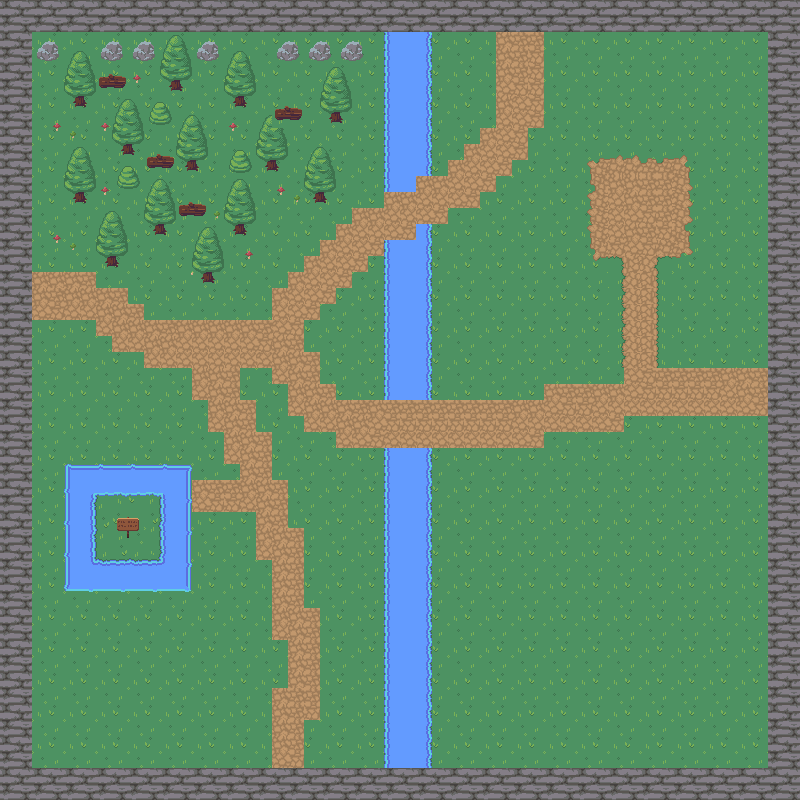

Below is a game level as drawn by its tile map, then a one-line description and the .tmx that defines it (tile-layer data replaced by summaries):
An orthogonal 50x50 tile map with 16x16 px tiles, 5 tile layers (Background, Walls, Water, Path, ...).

<map version="1.10" tiledversion="1.11.2" orientation="orthogonal" renderorder="right-down" width="50" height="50" tilewidth="16" tileheight="16" infinite="0" nextlayerid="6" nextobjectid="1">
 <tileset firstgid="1" source="RPG Nature Tileset.tsx" />
 <layer id="1" name="Background" width="50" height="50">
  <data>[2500 cells, 2500 non-empty, 4 distinct tile ids]</data>
 </layer>
 <layer id="2" name="Walls" width="50" height="50">
  <data>[2500 cells, 384 non-empty, 4 distinct tile ids]</data>
 </layer>
 <layer id="3" name="Water" width="50" height="50">
  <data>[2500 cells, 138 non-empty, 3 distinct tile ids]</data>
 </layer>
 <layer id="4" name="Path" width="50" height="50">
  <data>[2500 cells, 375 non-empty, 48 distinct tile ids]</data>
 </layer>
 <layer id="5" name="Forest" width="50" height="50">
  <data>[2500 cells, 247 non-empty, 72 distinct tile ids]</data>
 </layer>
</map>
